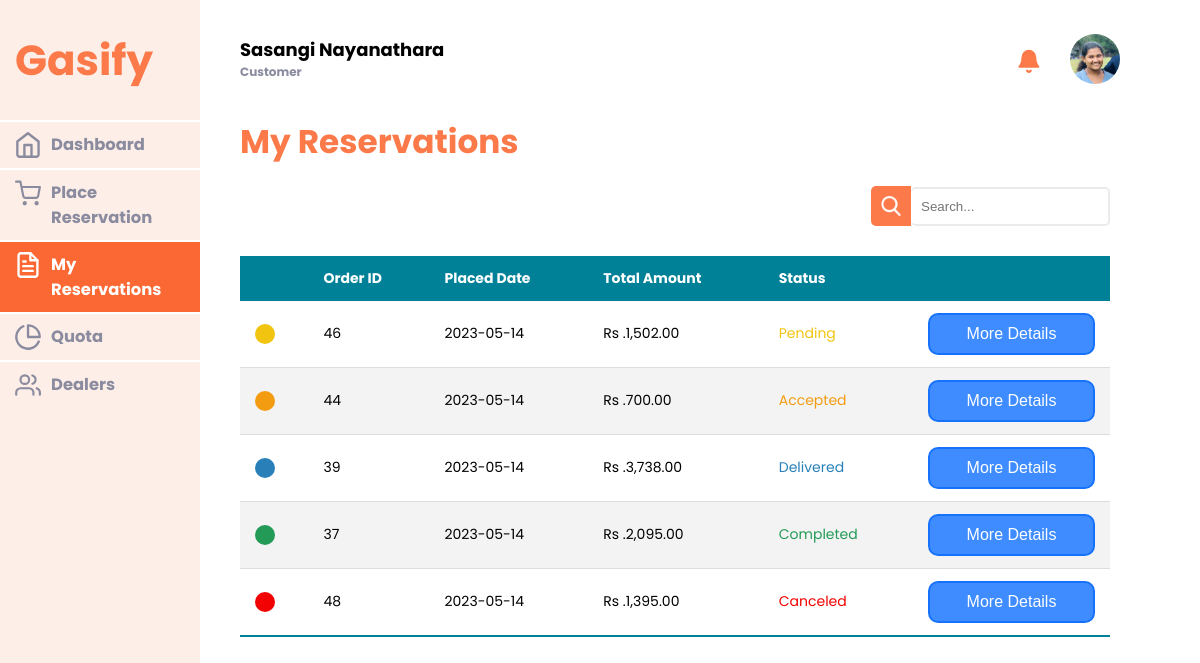
Page /Orders/customer_allreservations (signed in) on the committed database.
### tables this page shows
CREATE TABLE `reservation` (
  `order_id` int(11) NOT NULL,
  `customer_id` int(11) NOT NULL,
  `order_state` varchar(255) NOT NULL,
  `priority` int(11) DEFAULT 0,
  `mailed` int(11) DEFAULT 0,
  `responded_to_mail` int(11) DEFAULT 0,
  `payment_method` varchar(255) NOT NULL,
  `pay_slip` varchar(255) DEFAULT NULL,
  `stock_verification` int(11) DEFAULT NULL,
  `payment_verification` varchar(255) DEFAULT NULL,
  `collecting_method` varchar(255) NOT NULL,
  `place_date` date NOT NULL,
  `place_time` time NOT NULL,
  `accepted_date` date DEFAULT NULL,
  `accepted_time` time DEFAULT NULL,
  `dispatched_date` date DEFAULT NULL,
  `dispatched_time` time DEFAULT NULL,
  `dealer_id` int(11) NOT NULL,
  `bank` varchar(255) DEFAULT NULL,
  `branch` varchar(255) DEFAULT NULL,
  `acc_no` int(11) DEFAULT NULL,
  `refund_date` date DEFAULT NULL,
  `refund_time` time DEFAULT NULL,
  `refund_payslip` varchar(255) DEFAULT NULL,
  `refund_verification` varchar(255) DEFAULT NULL,
  `delivery_id` int(11) DEFAULT NULL,
  `deliver_date` date DEFAULT NULL,
  `deliver_time` time DEFAULT NULL,
  `deliver_city` varchar(255) DEFAULT NULL,
  `deliver_street` varchar(255) DEFAULT NULL,
  `deliver_charge` double DEFAULT NULL,
  `cancel_date` date DEFAULT NULL,
  `cancel_time` time DEFAULT NULL
);

### app/controllers/Orders.php (called while the page is built, shortened)
<?php
class Orders extends Controller{
    function customer_allreservations($error = null){
        $customer_id = $_SESSION['user_id'];
        $data['navigation'] = 'myreservation';
        $data['allmyreservations'] = $this->model('Customer')->getAllmyreservations($customer_id);
        $this->view('customer/my_reservation/allmyreservation', $data);
    }
}
?>

### app/core/App.php (called while the page is built, shortened)
<?php
    class App{
        protected $method = 'index';
        public function __construct(){
            $url =$this->getURL();
            if(isset($url[0])){
                if(file_exists('../app/controllers/'.ucwords($url[0]).'.php')){
                    unset($url[0]);
                }
            }
            $this->controller = new $this->controller;
            if(isset($url[1])){
                if(method_exists($this->controller,$url[1])){
                    $this->method = $url[1];
                    unset($url[1]);
                }
            }
            $this->params = $url ? array_values($url) : [];
            return call_user_func_array([$this->controller,$this->method], $this->params);
        }
        private function getURL(){
            if(isset($_GET['url'])){
                $url = rtrim($_GET['url'],'/');
                $url = filter_var($url, FILTER_SANITIZE_URL);
                $url = explode('/',$url);
                return $url;
            }
        }
    }
?>

### public/index.php (called while the page is built, shortened)
<?php
    $app = new App();
?>

### app/core/DataBase.php (called while the page is built, shortened)
<?php
class Database
{
    public $mysqli;
    private function dbConnect()
    {
        $this->mysqli = new mysqli(DB_HOST, DB_USER, DB_PASSWORD, DB_NAME);
        return $this->mysqli;
    }
    public function Query($sql)
    {
        $result = $this->mysqli->query($sql);
        return $result;
    }
}

### app/models/Customer.php (called while the page is built, shortened)
<?php
class Customer extends Model{
    public function getAllmyreservations($customer_id){
        $allmyreservations = array();
        $result1 = $this->Query("SELECT order_id,order_state,place_date
            FROM reservation
            WHERE customer_id = '{$customer_id}'
            ORDER BY (CASE order_state
             WHEN 'Pending' THEN 1
             WHEN 'Accepted' THEN 2
             WHEN'Dispatched' THEN 3
             WHEN 'Delivered' THEN 4
             WHEN 'Completed' THEN 5
             WHEN 'Refunded' THEN 6
             ELSE 100 END) ASC, place_date DESC ,place_time DESC");
        if(mysqli_num_rows($result1)>0){
           while($row1 = mysqli_fetch_assoc($result1)){
                $order_id = $row1['order_id'];
                $products = array();
                $result2 = $this->Query("SELECT p.name as product_name, c.name as company_name, r.quantity as quantity, r.unit_price as unit_price
                FROM reservation_include r
                INNER JOIN product p ON r.product_id = p.product_id
                INNER JOIN company c ON p.company_id = c.company_id
                WHERE r.order_id = '{$order_id}'");
                $total_amount = 0;
                while($row2=mysqli_fetch_assoc($result2)){
                    $quantity = $row2['quantity'];
                    $unit_price = $row2['unit_price'];
                    $amount = $quantity * $unit_price;
                    $total_amount = $total_amount + $amount;
                    array_push($products,$row2);
                }
                array_push( $allmyreservations,['order'=>$row1,'products'=>$products, 'total_amount'=>$total_amount]);
           }
        }
        return  $allmyreservations;
    }
}
?>

### app/views/customer/my_reservation/allmyreservation.php (the view, shortened to what this page needs)
<section class="body">
    <div class="under_topbar">
        <div class="subtitle">
            <h3>My Reservations</h3>
        </div>
        <div class="table">
            <?php
                $allmyreservations = $data['allmyreservations'];
                if(count($allmyreservations)==0){
                    echo '<table class="styled-table"><div class="table_header">
                        <thead><tr id="first_row"><th>Order ID</th><th id="place_date_header">Placed Date</th><th id="tot_amount_header">Total Amount</th><th>Status</th><th></th></tr></thead></div>';
                        echo'<tbody><tr><td></td><td></td><td><strong>No Reservations Found!</strong></td><td></td><td></td></tr></tbody></table>';
                }else{
                    if(isset($data['allmyreservations'])){
                        echo '<table class="styled-table"><div class="table_header">
                        <thead>
                            <tr id="first_row">
                                <th></th>
                                <th>Order ID</th>
                                <th id="place_date_header">Placed Date</th>
                                <th id="tot_amount_header">Total Amount</th>
                                <th>Status</th>
                                <th></th>
                            </tr>
                        </thead></div><tbody>';
                        foreach($allmyreservations as $order){
                            $row1 = $order['order'];
                            $url = BASEURL.'/Orders/customer_myreservation/'.$row1['order_id'];
                            if($row1['order_state']=='Canceled'){
                                echo'<tr><td><div style="height: 20px; width: 20px; border-radius: 50%; background-color:#f20202;"></div></td><td>'.$row1['order_id'].'</td><td id="place_date">'.$row1['place_date'].'</td><td id="tot_amount">Rs .'.number_format($order['total_amount']).'.00</td><td style="color:#f20202  ;">  '.$row1['order_state'].'</td><td><a><button type="submit" class="More_details" onclick="location.href=\''.$url.'\'">More Details</button></a></td></tr>';
                            }else if($row1['order_state']=='Pending'){
                                echo'<tr><td><div style="height: 20px; width: 20px; border-radius: 50%; background-color: #F1C40F;"></div></td><td>'.$row1['order_id'].'</td><td id="place_date">'.$row1['place_date'].'</td><td id="tot_amount">Rs .'.number_format($order['total_amount']).'.00</td><td style="color:#F1C40F;">  '.$row1['order_state'].'</td><td><a><button type="submit" class="More_details" onclick="location.href=\''.$url.'\'">More Details</button></a></td></tr>';
                            }else if($row1['order_state']=='Accepted'){
                                echo'<tr><td><div style="height: 20px; width: 20px; border-radius: 50%; background-color: #F39C12;"></div></td><td>'.$row1['order_id'].'</td><td id="place_date">'.$row1['place_date'].'</td><td id="tot_amount">Rs .'.number_format($order['total_amount']).'.00</td><td style="color:#F39C12 ;">  '.$row1['order_state'].'</td><td><a><button type="submit" class="More_details" onclick="location.href=\''.$url.'\'">More Details</button></a></td></tr>';
                            }else if($row1['order_state']=='Delivered'){
                                echo'<tr><td><div style="height: 20px; width: 20px; border-radius: 50%; background-color: #2980B9;"></div></td><td>'.$row1['order_id'].'</td><td id="place_date">'.$row1['place_date'].'</td><td id="tot_amount">Rs .'.number_format($order['total_amount']).'.00</td><td style="color:#2980B9;">  '.$row1['order_state'].'</td><td><a><button type="submit" class="More_details" onclick="location.href=\''.$url.'\'">More Details</button></a></td></tr>';
                            }else if($row1['order_state']=='Completed'){
                                echo'<tr><td><div style="height: 20px; width: 20px; border-radius: 50%; background-color: #239B56;"></div></td><td>'.$row1['order_id'].'</td><td id="place_date">'.$row1['place_date'].'</td><td id="tot_amount">Rs .'.number_format($order['total_amount']).'.00</td><td style="color:#239B56;">  '.$row1['order_state'].'</td><td><a><button type="submit" class="More_details" onclick="location.href=\''.$url.'\'">More Details</button></a></td></tr>';
                            }
                        }
                        echo '</tbody></table>';
                    }
                }
            ?>
        </div>
    </div>
</section>

### public/css/dashboard.css (style rules this page uses)
*,*::after,::before { margin: 0; padding: 0; border: none; }
a,svg,button,input[type="button"],input[type="file"] { cursor: pointer; text-decoration: none; }
table td { margin: 0; padding: 0; }
:root { --button-orange: #ffbb96; --cancel-red: #FF4D4D; --error-red: #c91919; --error-background: #ffe0e0; --accept-blue: #80B3FF; --active-low: #f7f7f7; --table-gray: #EBEBEB; --table-header: #008198; --navmenu-blue: #e8f6ff; --navmenu-orange: #fdeee8; --navmenu-orange-dark: #fc7949; --button-orange-hover: #fb6833; --navmenu-gray-dark: #8A8B9F; --button-blue: #3E8CFF; --button-blue-hover: #1672fc; --white: #ffffff; --black: #000000; --logo-background: #ffde59; --shadow-wide: rgba(0, 0, 0, 0.24) 0px 3px 8px; --shadow-3d: rgba(0, 0, 0, 0.16) 0px 3px 6px, rgba(0, 0, 0, 0.23) 0px 3px 6px; --input-border: rgb(201, 201, 201) solid 1px; --currency: rgb(2, 146, 60); --larger: 28px; --large: 24px; --medium: 18px; --mediums: 16px; --small: 14px; --exsmall: 12px; --large-numbers: 64px; }
body { display: flex; flex-direction: row; background-color: var(--white); width: 100vw; height: 100vh; font-family: poppins; font-style: normal; font-size: var(--small); box-sizing: border-box; align-items: center; justify-content: center; overflow: hidden; }
.body { display: flex; flex-direction: column; width: 100%; height: 100%; position: relative; }
td button { width: 100%; height: 100%; background-color: var(--button-blue); border-radius: 5px; color: var(--white); font-size: var(--mediums); border: none; }
.styled-table { border-collapse: collapse; font-size: var(--small); width: 100%; min-width: 400px; }
.styled-table thead { table-layout: fixed; }
.styled-table thead tr { color: #ffffff; text-align: left; }
.styled-table thead tr th { z-index: 1; }
.styled-table th, .styled-table td { padding: 12px 15px; width: auto; }
.styled-table tbody { width: 100%; overflow: auto; height: 100px; table-layout: fixed; }
.styled-table tbody tr { border-bottom: 1px solid #dddddd; transition: 0.3s; }
.styled-table tbody tr:nth-of-type(even) { background-color: #f3f3f3; }
.styled-table tbody tr:last-of-type { border-bottom: 2px solid var(--table-header); }
.styled-table button, .styled-table input { padding: 10px; border-radius: 10px; border: var(--button-blue-hover) 2px solid; }
.styled-table thead th { background-color: var(--table-header); position: sticky; top: 0; }

### public/css/customer/customer_allmyreservation.css (style rules this page uses)
a,button { cursor: pointer; text-decoration: none; }
.under_topbar { height: 87%; }
.subtitle { display: flex; align-items: center; padding-bottom: 20px; margin-left: 40px; font-size: var(--larger); font-weight:900; color: var(--navmenu-orange-dark); }
.table { position: relative; box-sizing: border-box; -moz-box-sizing: border-box; -webkit-box-sizing: border-box; padding-bottom: 20px; margin: 20px 90px 0px 40px; overflow-y: scroll; scroll-behavior: smooth; scrollbar-width: thin; height: 80%; }

### rows in the picture
reservation: order_id "46", place_date "2023-05-14", total_amount "1,502", order_state "Pending"
reservation: order_id "44", place_date "2023-05-14", total_amount "700", order_state "Accepted"
reservation: order_id "39", place_date "2023-05-14", total_amount "3,738", order_state "Delivered"
reservation: order_id "37", place_date "2023-05-14", total_amount "2,095", order_state "Completed"
reservation: order_id "48", place_date "2023-05-14", total_amount "1,395", order_state "Canceled"

### other values in the picture
$_SESSION['user_name'] "Sasangi Nayanathara"
userRole() "Customer"
